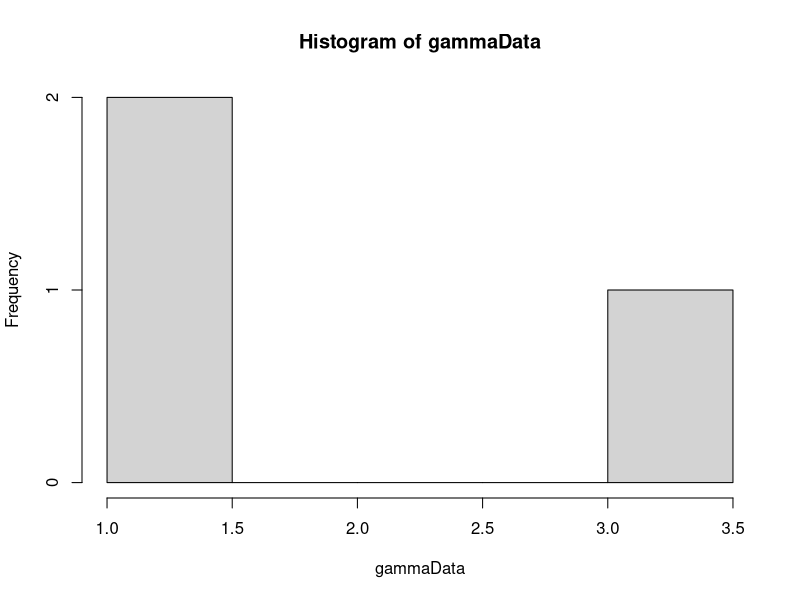
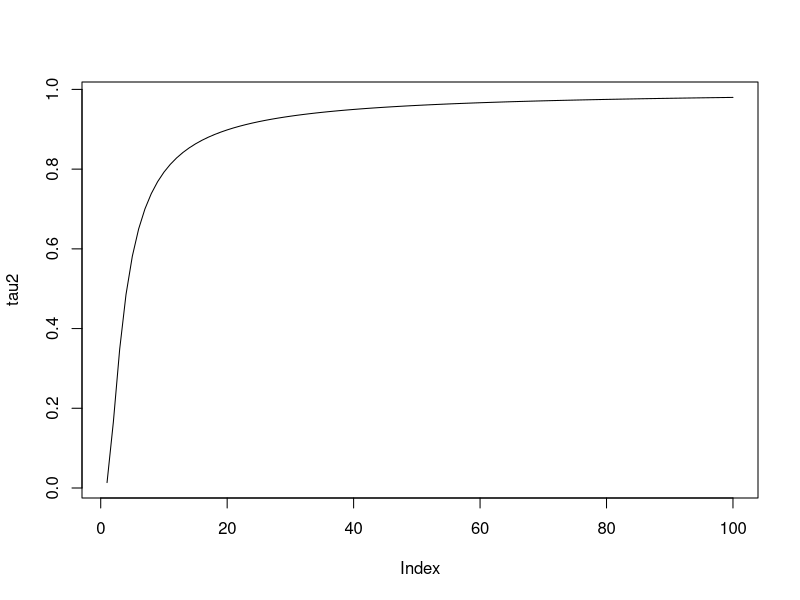
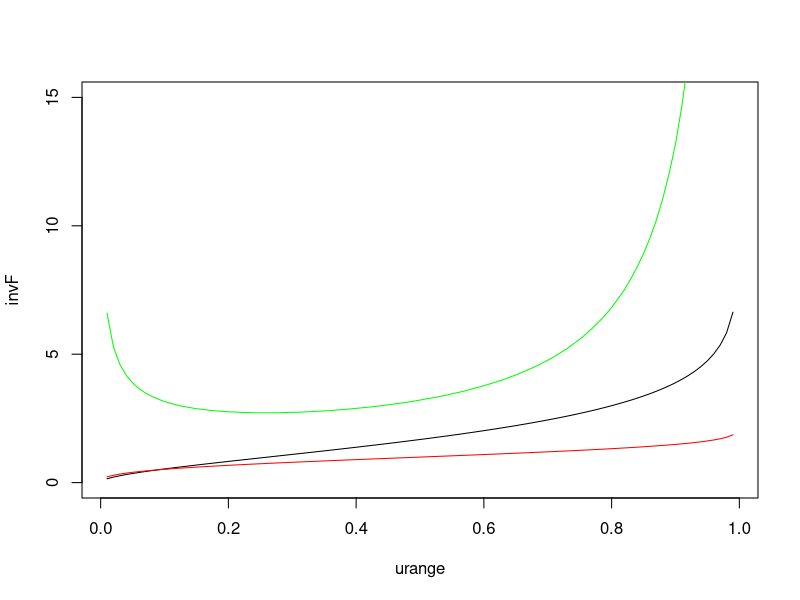
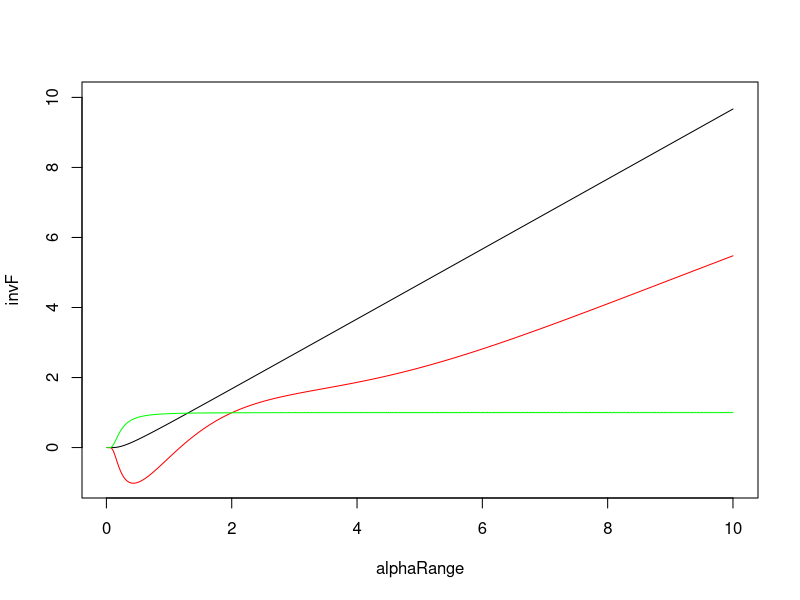
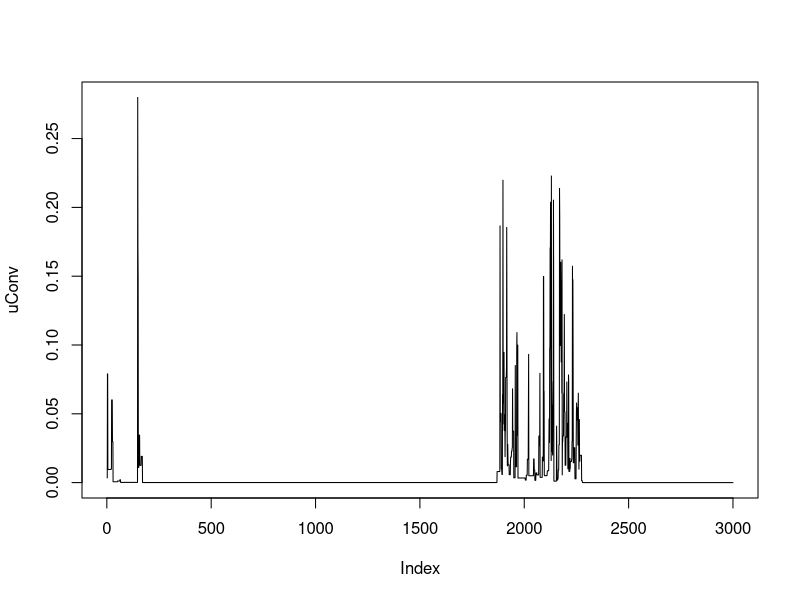
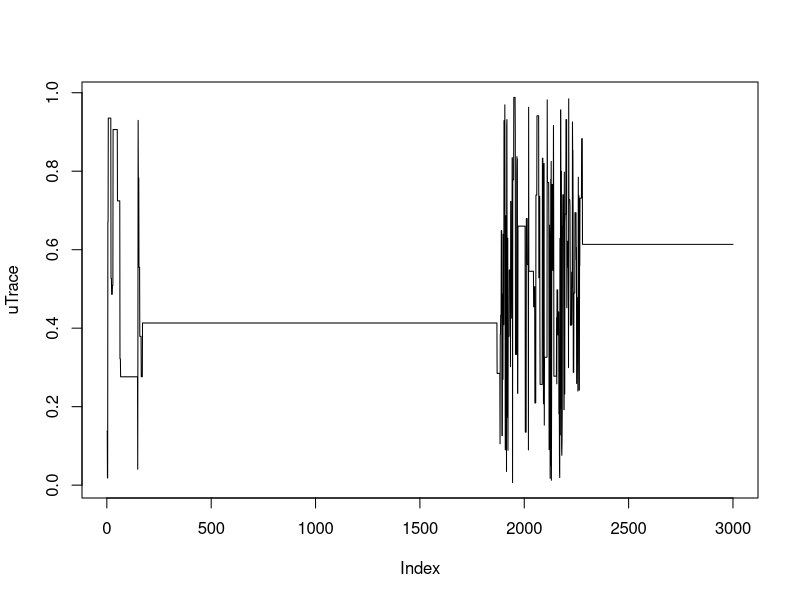
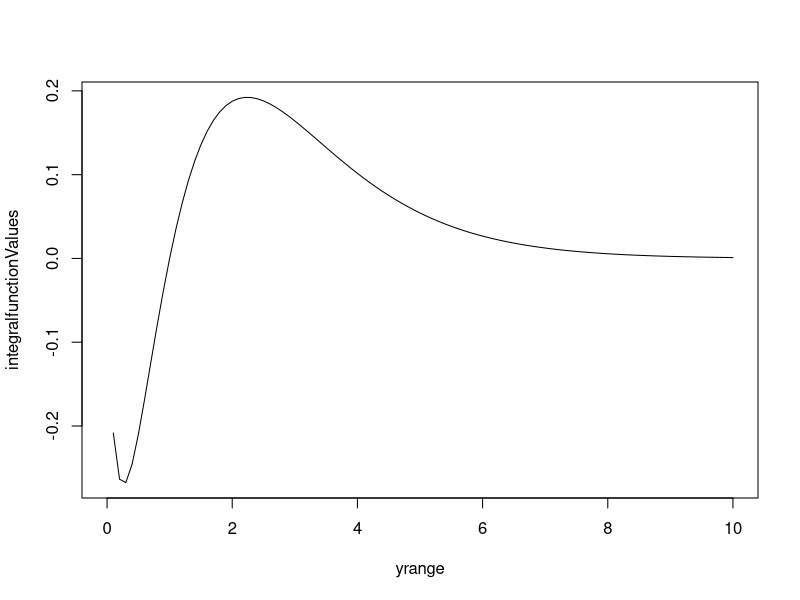

R code for these plots, in order:
library(MCMCpack)

weightedUniform <- function(n, numIterations) {
  # Generate sample of from a weighted uniform distribution
  # 
  # Args:
  #   n: number of points in sample
  #   
  # Returns:
  #   A vector sample
  uCurr = runif(n)
  alphaCurr = findAlpha(s2, uCurr)
  uConv = rep(0, numIterations)
  uTrace = rep(0, numIterations)
  for(i in 1:numIterations) {
    uProp = runif(n)
    alphaProp = findAlpha(s2, uProp)
    if(alphaProp != -1) {
      proportionalProp = proportionalDensity(uProp, alphaProp)
      proportionalCurr = proportionalDensity(uCurr, alphaCurr)
      alphaVal = min(1, proportionalProp/proportionalCurr)
      u = runif(1)
      print(i)
      if (u <= alphaVal) {
        uCurr = uProp
        alphaCurr = alphaProp
      }  
    }
    uConv[i] = var(uCurr)
    uTrace[i] = uCurr[1]
  }
  plot(uConv, type="l")
  plot(uTrace, type="l")
  return(uCurr)
}

proportionalDensity <- function(u, alpha) {
  # Calculate proportional density for indepence sampling
  # 
  # Args:
  #   u: A vector from an uniform distribution.
  #   alpha: A scalar value
  #   
  # Returns:
  #   A scalar value
  
  gammaInv = rep(0, length(u))
  diffGammaInv = rep(0, length(u))
  for(i in 1:length(u)) {
    gammaInv[i] = invGammaCumulative(u[i], alpha)
    diffGammaInv[i] = diffAlphaInvGammaCumulative(u[i], alpha)
  }
  return(calcWeight(gammaInv, diffGammaInv))
}

calcWeight <- function(gammaInv, diffGammaInv) {
  # Calculate weigth for a gamma distribution
  #
  # Args:
  #   gammaInv: A list of values from the inverse cumulative gamma.
  #   diffGammaInv: A list of values from the derivative of the inverse cumulative gamma.
  #   
  # Returns:
  #   A scalar value
  weight = (1/length(gammaInv))*(sum(diffGammaInv/gammaInv)) - sum(diffGammaInv)/sum(gammaInv)
  return(weight)
}

invGammaCumulative <- function(u, alpha) {
  x = 0
  stepSize = 0.1
  tolerance = 0.00001
  direction = 1
  integralValue = 0
  
  while(abs(integralValue - u) > tolerance){
    x = x + direction*stepSize
    if(x<0) {
      x = 0
      direction = 1
    }
    
    if(method == "integrate") {
      integral = integrate(gammaDensity, 0, x)
      integralValue = integral$value  
    } else if(method == "pgamma") {
      integral = pgamma(x, shape=alpha, scale=1)
      integralValue = integral
    }
    
    
    # Going left and pass the point
    if ((u > integralValue) && (direction == -1)) {
      stepSize = stepSize/2
      direction = 1
    }
    
    # Going right and pass the point
    if ((u < integralValue) && (direction == 1)) {
      stepSize = stepSize/2
      direction = -1
    }
  }
  return(x)
}

diffInvGammaCumulative <- function(u) {
  # Derivative of gamma distribution with respect to u
  # 
  # Args:
  #   u: Scalar between 0 and 1
  #   
  # Returns:
  #   Scalar. Derivative at point u.
  if(u+hStep < 1) {
    firstPoint = invGammaCumulative(u, alpha)
    secondPoint = invGammaCumulative(u+hStep, alpha)
    return((secondPoint - firstPoint)/hStep)  
  } else {
    firstPoint = invGammaCumulative(u-hStep, alpha)
    secondPoint = invGammaCumulative(u, alpha)
    return((secondPoint - firstPoint)/hStep)  
  }
}

diffAlphaInvGammaCumulative <- function(u, alpha) {
  # Derivative of gamma distribution with respect to alpha.
  # 
  # Args:
  #   u: Scalar between 0 and 1.
  #   alpha: Scalar larger than 0.
  #   
  # Returns:
  #   Scalar value. Derivative at point alpha.
  firstPoint = invGammaCumulative(u,alpha)
  secondPoint = invGammaCumulative(u, alpha + alphaHStep)
  return((secondPoint - firstPoint)/alphaHStep)
}

calcDerivateFunction <- function(u, alphaValue) {
 largeFInv = invGammaCumulative(u, alphaValue)
 integralPart = integrate(integralFunction, 0, largeFInv)
 return((digamma(alphaValue)*u - integralPart$value)*gamma(alphaValue)/((largeFInv^(alphaValue - 1))*exp(-largeFInv)))
}

integralFunction <- function(y) {
  return(log(y)*(y^(alphaValue - 1))*exp(-y)/gamma(alphaValue))
}

gammaDensity <- function(x) {
  return(dgamma(x, alpha,1))  
}

findAlpha <- function(s2, u) {
  
  alphaValue = 0.1
  stepSize = 1
  direction = 1
  tolerance = 0.0001
  tau2Value = 0
  prevTau2Value = 0
  it = 0
  while(abs(s2 - tau2Value) > tolerance) {
    it = it + 1
    alphaValue = alphaValue + direction*stepSize
    if(alphaValue<=0) {
      alphaValue = 0.1
      direction = 1
    }
    prevTau2Value = tau2Value
    tau2Value = calcValueTau2(u, alphaValue)
    #print(abs(s2 - tau2Value))
    #print(direction)
    if ((s2 > tau2Value) && (direction == -1)) {
      stepSize = stepSize/2
      direction = 1
    }
    
    if ((s2 < tau2Value) && (direction == 1)) {
      stepSize = stepSize/2
      direction = -1
    }
    
    if (it>100) {
      print(it)
      return(-1)
    }
    
  }
  
  return(alphaValue)
}

findBeta <- function(s1, u, alphaValue) {
  largeFInv = rep(0, length(u))
  for(i in 1:length(u)) {
    largeFInv[i] = invGammaCumulative(u[i], alphaValue)
  }
  return(s1*length(u)/(sum(largeFInv)))
}

calcValueTau2 <- function(u, alphaValue) {
  largeFInv = rep(0, length(u))
  for(i in 1:length(u)) {
    largeFInv[i] = invGammaCumulative(u[i], alphaValue)
  }
  return(length(u)*((prod(largeFInv))^(1/length(u)))/sum(largeFInv))
}

calcValueTau2Method2 <- function(x) {
  return(length(x)*((prod(x))^(1/length(x)))/sum(x))
}

alpha = 2
beta = 1
hStep = 0.01
alphaHStep = 0.01
method = "pgamma"
NUM_SAMPLES = 1000
NUM_POINTS = 3

# Generate data
gammaData = rgamma(NUM_POINTS, shape=alpha, scale = beta)
hist(gammaData)
# Calculation of statistics
s1 = sum(gammaData)/NUM_POINTS
s2 = NUM_POINTS*((prod(gammaData))^(1/NUM_POINTS))/sum(gammaData)

# Plot of tau 2 with respect to alpha
alpharange = seq(0.1 , 10, by = 0.1)
tau2 = rep(0, length(alpharange))
u = runif(NUM_POINTS)
for(i in 1:length(alpharange)) {
  tau2[i]= calcValueTau2(u, alpharange[i])
}
plot(tau2, type="l")

# Plot of derivatve of inverse cumulative distribution and the cumulative function
alphaValue = alpha
urange = seq(0.01, 0.99, by=0.01)
diff1 = rep(0, length(urange))
diff2 = rep(0, length(urange))
invF = rep(0, length(urange))
for(i in 1:length(urange)) {
  invF[i] = invGammaCumulative(urange[i], alpha)
  diff1[i] = calcDerivateFunction(urange[i], alphaValue)
  diff2[i] = diffInvGammaCumulative(urange[i])
}
plot(urange, invF, type="l", ylim=c(0, 15))
lines(urange, diff1, col="red")
lines(urange, diff2, col="green")

# Plot of derivative of inverse cumulative distribution with respect to alpha and the cumulative function.
alphaRange = seq(0.01, 10, by = 0.01)
diff1 = rep(0, length(alphaRange))
diff2 = rep(0, length(alphaRange))
invF = rep(0, length(alphaRange))
uValue = 0.5
for(i in 1:length(alphaRange)) {
  invF[i] = invGammaCumulative(uValue, alphaRange[i])
  diff1[i] = calcDerivateFunction(uValue, alphaRange[i])
  diff2[i] = diffAlphaInvGammaCumulative(uValue, alphaRange[i])
}
plot(alphaRange, invF, type="l", ylim=c(-1, 10))
lines(alphaRange, diff1, col="red")
lines(alphaRange, diff2, col="green")


# Generation of new sample
u = runif(NUM_POINTS)
estAlpha = findAlpha(s2, u)
estBeta = findBeta(s1, u, estAlpha)
v = weightedUniform(NUM_POINTS,3000)
alphaV = findAlpha(s2, v)    
betaV = findBeta(s1, v, alphaV)
newSample = rep(0, length(v))
for(i in 1:length(v)) {
  newSample[i] = betaV*invGammaCumulative(v[i], alphaV)
}
s1Sample = sum(newSample)/length(newSample)
s2Sample = NUM_POINTS*((prod(newSample))^(1/NUM_POINTS))/sum(newSample)

# Average integral.
u = 0.5
alpha = 2
alphaValue = 2
averageSample = 0
NUM_SAMPLES = 10000
for(i in 1:NUM_SAMPLES) {
  averageSample = averageSample + invGammaCumulative(runif(1), alpha)
}
averageSample = averageSample/NUM_SAMPLES
integralPart = integrate(integralFunction, 0, Inf)

u = 0.5
upperBound = invGammaCumulative(u, alpha)
integralPart2 = integrate(integralFunction, 0, upperBound)

# Plot of integral function
yrange = seq(0,10,0.1)
integralfunctionValues = rep(0, length(yrange))
for(i in 1:length(yrange)) {
  integralfunctionValues[i] = integralFunction(yrange[i])
}
plot(yrange, integralfunctionValues, type="l")

# Unweighted samples.
u = runif(NUM_POINTS)
alphaU = findAlpha(s2, u)
betaU = findBeta(s1, u, alphaU)
unweightedSample = rep(0, length(u))
for(i in 1:length(u)) {
  unweightedSample[i] = betaU*invGammaCumulative(u[i], alphaU)
}
s1Unweighted = sum(unweightedSample)/length(unweightedSample)
s2Unweighted = NUM_POINTS*((prod(unweightedSample))^(1/NUM_POINTS))/sum(unweightedSample)
